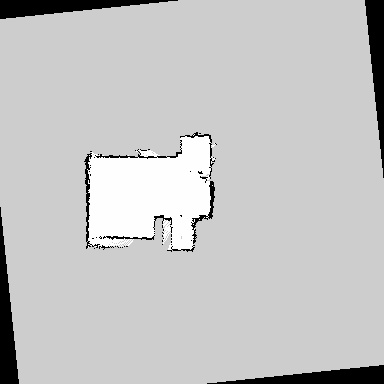
#> input picture AI/slam_tuning/rotated_map.pgm, 384 x 384 px
$ python crop_slam.py
#> lines starting #> are read from the running program, lines starting #| are printed output that depends on the picture
# Re-import necessary libraries after code execution environment reset
import cv2
import yaml
import math
import numpy as np

# Re-define paths for the previously uploaded files
pgm_path = "rotated_map.pgm"
yaml_path = "rotated_map.yaml"

# Load the YAML file
with open(yaml_path, 'r') as f:
    map_metadata = yaml.safe_load(f)

# Extract relevant information
resolution = map_metadata.get('resolution', 0.05)
origin = map_metadata.get('origin', [0.0, 0.0, 0.0])  # x, y, yaw
yaw_rad = origin[2]
yaw_deg = math.degrees(yaw_rad)

# Load the PGM image using OpenCV
img = cv2.imread(pgm_path, cv2.IMREAD_UNCHANGED)
#> img is the input picture: shape (384, 384); min 0, max 254, mean 197
(h, w) = img.shape
#> h = 384; w = 384

# Rotate the image around its center using the yaw angle
center = (w // 2, h // 2)
#> center = (192, 192)
rotation_matrix = cv2.getRotationMatrix2D(center, yaw_deg, 1.0)
#> rotation_matrix = [[1, 0, 0], [0, 1, 0]]
rotated_img = cv2.warpAffine(img, rotation_matrix, (w, h), flags=cv2.INTER_NEAREST)

# Coordinates to crop (in meters)
x_min_m, x_max_m = -6, 2
y_min_m, y_max_m = -4, 4

# Convert coordinates to pixel indices
center_px_x = rotated_img.shape[1] // 2
#> center_px_x = 192
center_px_y = rotated_img.shape[0] // 2
#> center_px_y = 192

x_min_px = int(center_px_x + x_min_m / resolution)
#> x_min_px = 72
x_max_px = int(center_px_x + x_max_m / resolution)
#> x_max_px = 232
y_max_px = int(center_px_y - y_min_m / resolution)
#> y_max_px = 272
y_min_px = int(center_px_y - y_max_m / resolution)

# Ensure indices are within bounds
x_min_px = max(0, x_min_px)
x_max_px = min(rotated_img.shape[1], x_max_px)
y_min_px = max(0, y_min_px)
y_max_px = min(rotated_img.shape[0], y_max_px)

# Crop the image
custom_crop_img = rotated_img[y_min_px:y_max_px, x_min_px:x_max_px]
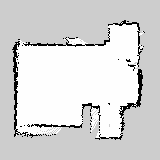
#> custom_crop_img: shape (160, 160); min 0, max 254, mean 214.8
cv2.imshow("crop_img", custom_crop_img)
cv2.waitKey(0)
# Save cropped image
custom_cropped_pgm_path = "final_map.pgm"
cv2.imwrite(custom_cropped_pgm_path, custom_crop_img)

# Generate YAML for cropped map
custom_crop_yaml = {
    'image': 'final_map.pgm',
    'resolution': resolution,
    'origin': [x_min_m, y_min_m, 0.0],
    'negate': map_metadata.get('negate', 0),
    'occupied_thresh': map_metadata.get('occupied_thresh', 0.65),
    'free_thresh': map_metadata.get('free_thresh', 0.196)
}

custom_crop_yaml_path = "final_map.yaml"
with open(custom_crop_yaml_path, 'w') as f:
    yaml.dump(custom_crop_yaml, f)

(custom_cropped_pgm_path, custom_crop_yaml_path)
